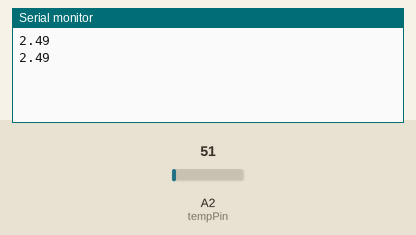
This sketch was run on a simulated Arduino Uno, built with avr-gcc and run on an emulated ATmega328P. Parts: the last lines printed to the serial monitor. Inputs (shaded band) come from the test bench; at power-on: A2 (tempPin) = 51.

Above: at 1.8 s.
1.9 s: A2 (tempPin) set to 61
At 2.8 s:
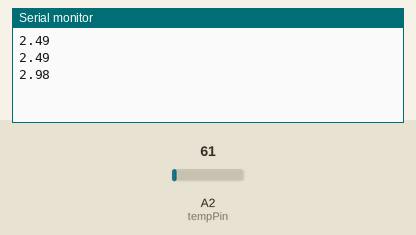
3.4 s: A2 (tempPin) set to 71
At 4.3 s:
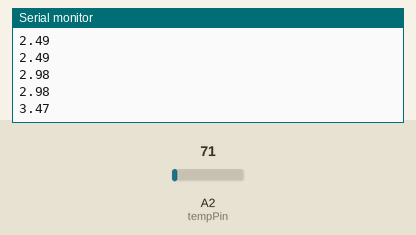
Timing chart, 0 to 6.4 s (numbered marks = the images above; inputs shaded):
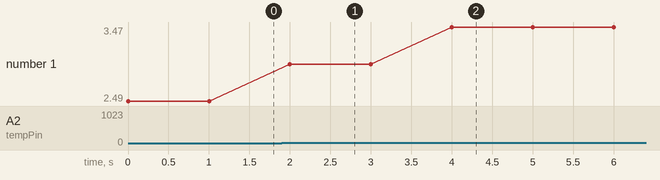

Measured:
- after the input at 1.9 s, the serial monitor: prints a new line after 0.10 s (image 1)
- after the input at 3.4 s, the serial monitor: prints a new line after 0.60 s (image 2)
- plotted number 1: 2.49 → 2.98 after the input at 1.9 s, 2.98 → 3.47 after the input at 3.4 s

The sketch:

ArduinoTemp.ino
```cpp
float temp;
int tempPin = 2;

void setup () {
  Serial.begin (9600);
}
void loop () {

  temp = analogRead (tempPin); // read analog volt from sensor and save to variable temp
  temp = temp * 0.048828125; // convert sensor readings to celsius
  Serial.print(temp); // display temperature value
  Serial.println();
  delay(1000); // update sensor reading each one second

}
```
